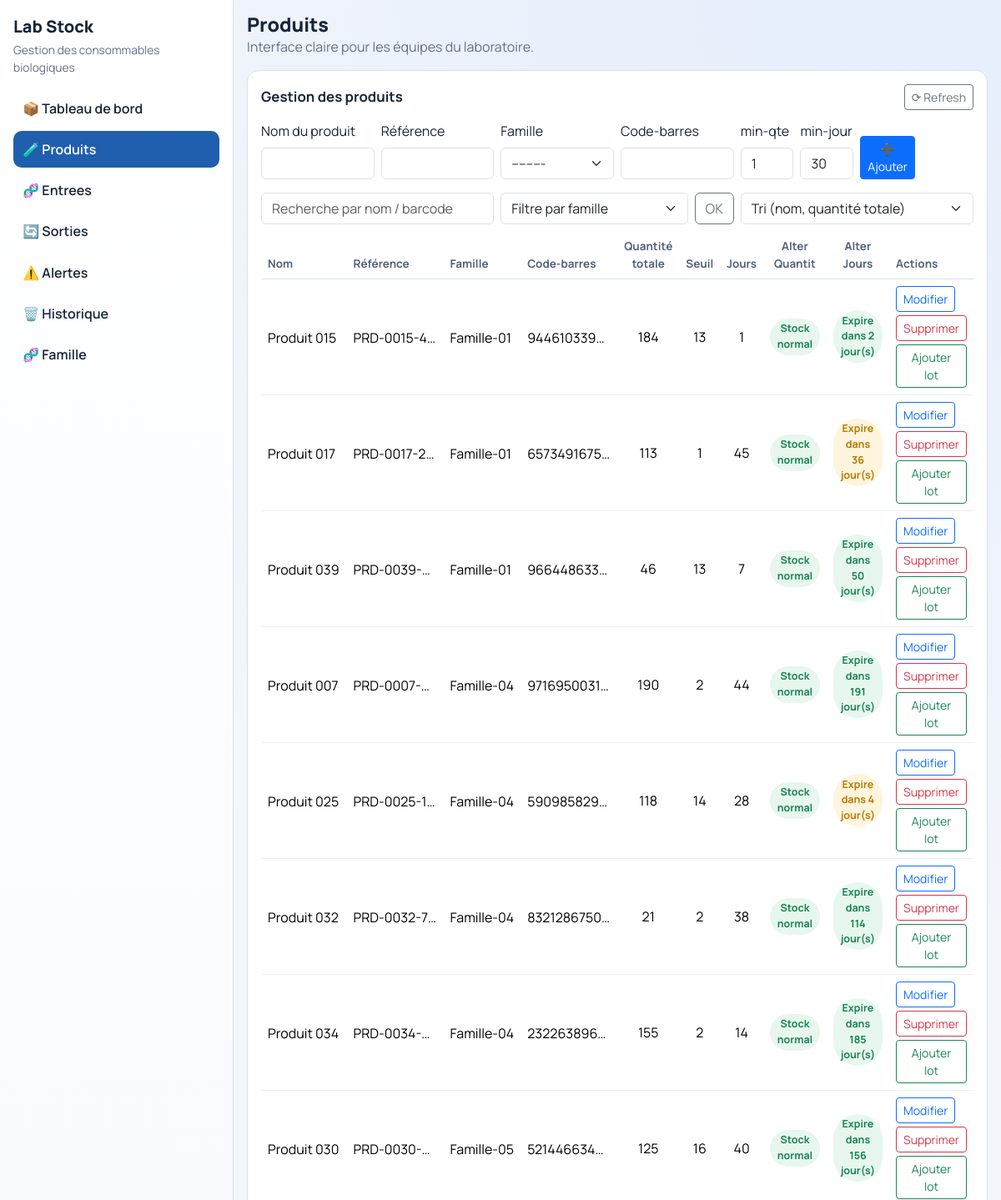
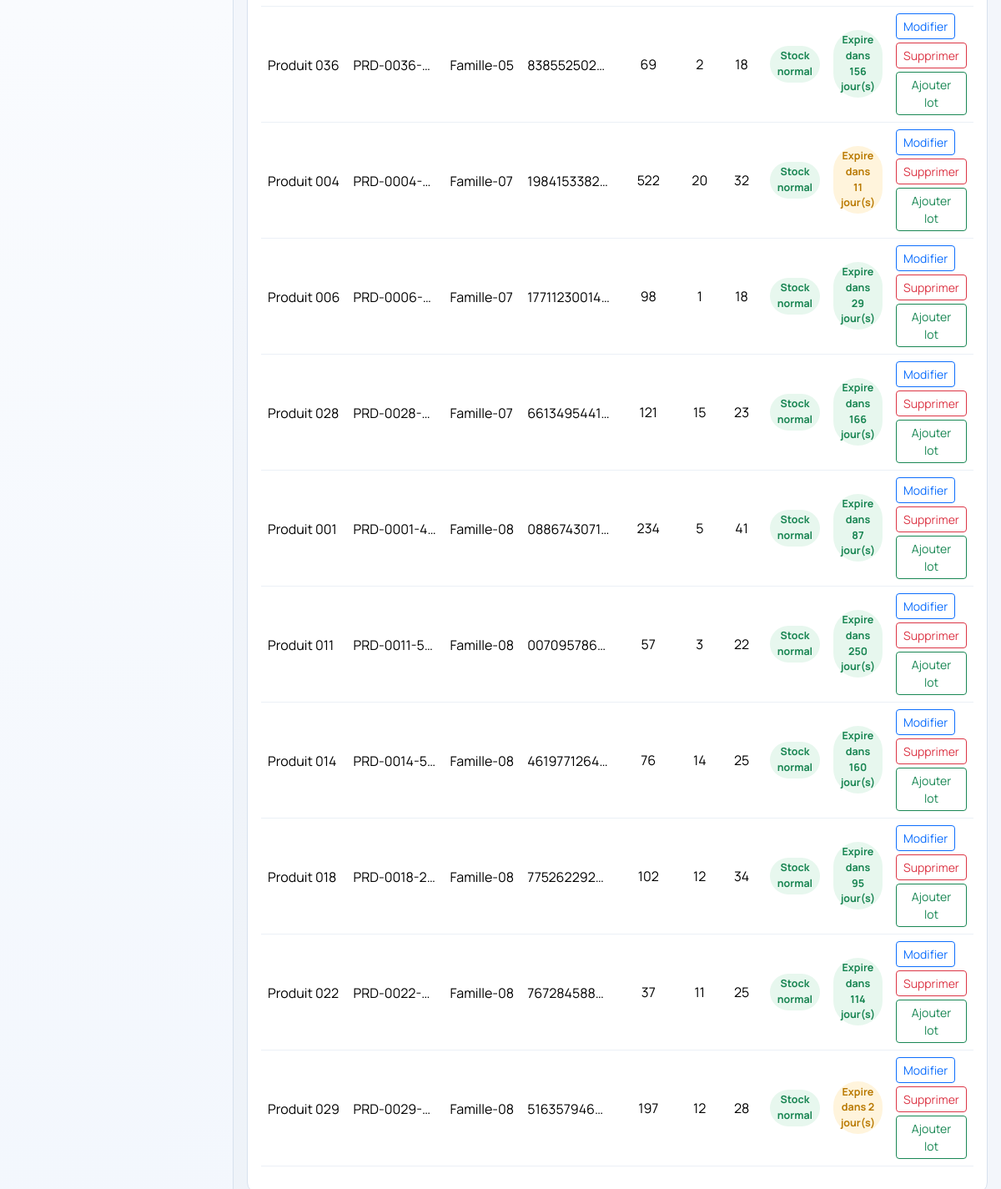
Screenshot of /products/ with the database file from the repository (2 pictures, top to bottom).
### core/models.py (models this page shows, shortened)
class Famille(models.Model):
    nom = models.CharField(max_length=100, unique=True)
    def __str__(self):
        return self.nom

class Produit(models.Model):
    reference = models.CharField(
        max_length=100,
        unique=True,
        verbose_name="Référence"
    )
    nom = models.CharField(
        max_length=255,
        blank=True,
        null=True,
        verbose_name="Nom du produit"
    )
    barcode = models.CharField(
        max_length=100,
        unique=True,
        verbose_name="Code-barres"
    )
    famille = models.ForeignKey(
        Famille,
        on_delete=models.PROTECT,
        related_name="produits"
    )
    nbr_days_alert = models.PositiveIntegerField(
        default=30,
        verbose_name="Jours avant alerte péremption"
    )
    nbr_qnt_alert = models.PositiveIntegerField(
        default=1,
        verbose_name="Seuil stock minimum"
    )

### core/views.py (the view)
# urls.py: path('products/',products ,name='products'),
def products(request):
    active_page = "products"
    selected_famille_id = (request.GET.get("famille") or "").strip()
    if request.method == "POST":
        action = request.POST.get("action", "add_product")
        if action == "delete_product":
            product_id = request.POST.get("product_id")
            product = Produit.objects.filter(id=product_id).first()
            if not product:
                messages.error(request, "Produit introuvable.")
                return redirect("products")
            product_ref = product.reference
            lots_count = product.lots.count()
            product.delete()
            bump_data_version()
            messages.success(
                request,
                f"Produit {product_ref} supprime avec {lots_count} lot(s) associe(s).",
            )
            return redirect("products")
        form = ProductForm(request.POST)
        if form.is_valid():
            form.save()
            bump_data_version()
            return redirect("products")
    else:
        form = ProductForm()
    produits_qs = (
        Produit.objects
        .select_related("famille")
        .annotate(stock_total=Sum("lots__quantite"))
    )
    if selected_famille_id:
        produits_qs = produits_qs.filter(famille_id=selected_famille_id)
    today = date.today()
    items = []
    for p in produits_qs:
        stock = p.stock_total or 0
        if stock <= 0:
            stock_level = "danger"
            stock_label = "Rupture de stock"
        elif stock <= p.nbr_qnt_alert:
            stock_level = "near"
            stock_label = "Seuil de stock atteint"
        else:
            stock_level = "ok"
            stock_label = "Stock normal"
        if stock <= 0:
            exp_level = "ok"
            exp_label = "Pas de stock"
        else:
            next_lot = p.lots.filter(quantite__gt=0).order_by("date_fin").first()
            if not next_lot:
                exp_level = "ok"
                exp_label = "Aucune date de péremption"
            else:
                days_left = (next_lot.date_fin - today).days
                if days_left < 0:
                    exp_level = "danger"
                    exp_label = "Produit expiré"
                elif days_left == 0:
                    exp_level = "danger"
                    exp_label = "Expire aujourd’hui"
                elif days_left <= p.nbr_days_alert:
                    exp_level = "near"
                    exp_label = f"Expire dans {days_left} jour(s)"
                else:
                    exp_level = "ok"
                    exp_label = f"Expire dans {days_left} jour(s)"
        items.append({
            "id": p.id,
            "nom": p.nom,
            "reference": p.reference,
            "barcode": p.barcode,
            "famille": p.famille,
            "stock_total": stock,
            "nbr_qnt_alert": p.nbr_qnt_alert,
            "nbr_days_alert": p.nbr_days_alert,
            "stock_level": stock_level,
            "stock_label": stock_label,
            "exp_level": exp_level,
            "exp_label": exp_label,
        })
    familles = Famille.objects.all().order_by("nom")
    return render(
        request,
        "products.html",
        {
            "active_page": active_page,
            "products": items,   # ⚠️ items وليس queryset
            "form": form,
            "familles": familles,
            "selected_famille_id": selected_famille_id,
        }
    )

### core/forms.py (shortened to what this page needs)
class ProductForm(forms.ModelForm):
    class Meta:
        model = Produit
        fields = [
            "nom",
            "reference",
            "famille",
            "barcode",
            "nbr_qnt_alert",
            "nbr_days_alert",
        ]
        widgets = {
            "nom": forms.TextInput(attrs={"class": "form-control"}),
            "reference": forms.TextInput(attrs={"class": "form-control"}),
            "famille": forms.Select(attrs={"class": "form-select"}),
            "barcode": forms.TextInput(attrs={"class": "form-control"}),
            "nbr_qnt_alert": forms.NumberInput(attrs={"class": "form-control", "min": 0}),
            "nbr_days_alert": forms.NumberInput(attrs={"class": "form-control", "min": 0}),
        }

### core/views.py (called while the page is built)
def updates_stream(request):
    def stream():
        last_sent = get_data_version()
        yield f"event: init\ndata: {last_sent}\n\n"
        while True:
            time.sleep(1)
            current = get_data_version()
            if current != last_sent:
                last_sent = current
                yield f"event: data-update\ndata: {current}\n\n"
    response = StreamingHttpResponse(stream(), content_type="text/event-stream")
    response["Cache-Control"] = "no-cache"
    response["X-Accel-Buffering"] = "no"
    return response

### templates/products.html (shortened to what this page needs)
{% extends "base.html" %}
{% block page_title %}Produits{% endblock %}
{% block content %}
<div class="panel mb-3">
  <div class="panel-header">
    <h3>Gestion des produits</h3>
    <a class="btn btn-sm btn-outline-secondary" href="{% url 'products' %}">⟳ Refresh</a>
  </div>
  <form method="post" class="row g-2 mb-3">
    <div class="col-12 col-md-2">
      <label class="form-label">Nom du produit</label>
      {{ form.nom }}
    </div>
    <div class="col-12 col-md-2">
      <label class="form-label">Référence</label>
      {{ form.reference }}
    </div>
    <div class="col-12 col-md-2">
      <label class="form-label">Famille</label>
            {{ form.famille }}
              </div>
    <div class="col-12 col-md-2">
      <label class="form-label">Code-barres</label>
      {{ form.barcode }}
    </div>
    <div class="col-6 col-md-1">
      <label class="form-label">min-qte</label>
      {{ form.nbr_qnt_alert }}
    </div>
    <div class="col-6 col-md-1">
      <label class="form-label">min-jour</label>
      {{ form.nbr_days_alert }}
    </div>
    <div class="col-12 col-md-1 d-grid align-items-end">
      <button class="btn btn-sm btn-primary" type="submit">➕ Ajouter</button>
    </div>
  </form>
  <div class="row g-2 mb-2">
    <div class="col-12 col-md-4">
      <input type="search" class="form-control" placeholder="Recherche par nom / barcode" data-search="products-table">
    </div>
    <div class="col-6 col-md-4">
      <form method="get" class="d-flex gap-2">
        <select name="famille" class="form-select">
          <option value="">Filtre par famille</option>
        </select>
        <button class="btn btn-outline-secondary" type="submit">OK</button>
      </form>
    </div>
    <div class="col-6 col-md-4">
      <select class="form-select" data-sort="products-table">
        <option value="">Tri (nom, quantité totale)</option>
      </select>
    </div>
  </div>
  <div class="table-responsive">
    <table class="table table-modern align-middle" id="products-table">
      <thead>
        <tr>
          <th data-col="name">Nom</th>
          <th>Référence</th>
          <th>Famille</th>
          <th>Code-barres</th>
          <th data-col="qty" style="text-align:center;">Quantité totale</th>
          <th style="text-align:center;">Seuil</th>
          <th style="text-align:center;">Jours</th>
                    <th style="text-align:center;">Alter Quantit</th>
          <th style="text-align:center;">Alter Jours</th>
          <th>Actions</th>
        </tr>
      </thead>
      <tbody>
     {% for item in products %}
<tr>
  <td>
  <span class="truncate" title="{{ item.nom }}">
    {{ item.nom }}
  </span>
</td>
<td>
  <span class="truncate" title="{{ item.reference }}">
    {{ item.reference }}
  </span>
</td>
<td>
  <span class="truncate" title="{{ item.famille.nom }}">
    {{ item.famille.nom }}
  </span>
</td>
<td>
  <span class="truncate" title="{{ item.barcode }}">
    {{ item.barcode }}
  </span>
</td>
  <td style="text-align:center;">{{ item.stock_total }}</td>
  <td style="text-align:center;">{{ item.nbr_qnt_alert }}</td>
  <td style="text-align:center;">{{ item.nbr_days_alert }}</td>
  <td style="text-align:center;">
    {% if item.stock_level == 'danger' %}
      <a href="{% url 'alerts' %}?kind=stock&q={{ item.barcode|urlencode }}" class="status-pill danger text-decoration-none">{{ item.stock_label }}</a>
    {% elif item.stock_level == 'near' %}
      <a href="{% url 'alerts' %}?kind=stock&q={{ item.barcode|urlencode }}" class="status-pill near text-decoration-none">{{ item.stock_label }}</a>
    {% else %}
      <a href="{% url 'alerts' %}?kind=stock&q={{ item.barcode|urlencode }}" class="status-pill ok text-decoration-none">{{ item.stock_label }}</a>
    {% endif %}
  </td>
  <td style="text-align:center;" >
    {% if item.exp_level == 'danger' %}
      <a href="{% url 'alerts' %}?kind=expiry&q={{ item.barcode|urlencode }}" class="status-pill danger text-decoration-none">{{ item.exp_label }}</a>
    {% elif item.exp_level == 'near' %}
      <a href="{% url 'alerts' %}?kind=expiry&q={{ item.barcode|urlencode }}" class="status-pill near text-decoration-none">{{ item.exp_label }}</a>
    {% else %}
      <a href="{% url 'alerts' %}?kind=expiry&q={{ item.barcode|urlencode }}" class="status-pill ok text-decoration-none">{{ item.exp_label }}</a>
    {% endif %}
  </td>
  <td>
    <div class="d-flex gap-1 flex-wrap">
      <a href="{% url 'product_edit' item.id %}" class="btn btn-sm btn-outline-primary">
        Modifier
      </a>
      <form method="post"
            action=""
            onsubmit="return confirm('Supprimer / archiver ce produit ?');">
        <button class="btn btn-sm btn-outline-danger" type="submit">
          Supprimer
        </button>
      </form>
      <a href="{% url 'lots' %}?product={{ item.id }}"
         class="btn btn-sm btn-outline-success">
        Ajouter lot
      </a>
    </div>
  </td>
</tr>
{% empty %}
<tr>
  <td colspan="9" class="text-center text-muted">
    Aucun produit.
  </td>
</tr>
{% endfor %}
      </tbody>
    </table>
  </div>
</div>
{% endblock %}

### templates/base.html (shortened to what this page needs)
{% load static %}
<!DOCTYPE html>
<html lang="fr">
<head>
  <link href="https://cdn.jsdelivr.net/npm/bootstrap@5.3.2/dist/css/bootstrap.min.css" rel="stylesheet">
  <link rel="stylesheet" href="{% static 'style/app.css' %}">
</head>
<body>
  <div class="app-shell">
    <aside class="sidebar" id="sidebar">
      <div class="brand-wrap">
        <h5 class="brand">Lab Stock</h5>
        <p class="brand-sub">Gestion des consommables biologiques</p>
      </div>
      <nav class="nav flex-column nav-app">
        <a class="nav-link {% if active_page == 'dashboard' %}active{% endif %}" href="{% url 'dashboard' %}">📦 Tableau de bord</a>
        <a class="nav-link {% if active_page == 'products' %}active{% endif %}" href="{% url 'products' %}">🧪 Produits</a>
        <a class="nav-link {% if active_page == 'lots' %}active{% endif %}" href="{% url 'lots' %}">🧬 Entrees</a>
        <a class="nav-link {% if active_page == 'movements' %}active{% endif %}" href="{% url 'movements' %}">🔄 Sorties</a>
        <a class="nav-link {% if active_page == 'alerts' %}active{% endif %}" href="{% url 'alerts' %}">⚠️ Alertes</a>
        <a class="nav-link {% if active_page == 'historique' %}active{% endif %}" href="{% url 'historique' %}">🗑️ Historique</a>
        <a class="nav-link {% if active_page == 'famille' %}active{% endif %}" href="{% url 'famille' %}">🧬 Famille</a>
      </nav>
    </aside>
    <main class="content-area">
      <header class="topbar">
        <div>
          <h1 class="page-title">{% block page_title %}Tableau de bord{% endblock %}</h1>
          <p class="page-subtitle mb-0">Interface claire pour les équipes du laboratoire.</p>
        </div>
      </header>
      <section class="page-content">
        {% block content %}{% endblock %}
      </section>
    </main>
  </div>
</body>
</html>

### static/style/app.css (style rules this page uses)
:root { --bg: #f3f6fb; --panel: #ffffff; --text: #16253a; --muted: #617087; --line: #d7e1ee; --primary: #1f5fae; --primary-soft: #e9f1fd; --danger: #b4232f; --warning: #b97900; --ok: #178451; }
* { box-sizing: border-box; }
body { margin: 0; font-family: "Manrope", sans-serif; color: var(--text); background: radial-gradient(circle at 90% 0%, #e6eefc 0%, transparent 38%), radial-gradient(circle at 0% 100%, #edf2f8 0%, transparent 38%), var(--bg); }
.app-shell { min-height: 100vh; display: grid; grid-template-columns: 280px 1fr; }
.sidebar { border-right: 1px solid var(--line); background: linear-gradient(180deg, #ffffff 0%, #f3f7fd 100%); padding: 1.25rem 1rem; }
.brand-wrap { margin-bottom: 1rem; }
.brand { margin: 0; font-weight: 800; }
.brand-sub { margin: 0.4rem 0 0; color: var(--muted); font-size: 0.86rem; }
.nav-app .nav-link { color: var(--text); border-radius: 10px; padding: 0.62rem 0.7rem; margin-bottom: 0.34rem; font-weight: 600; }
.nav-app .nav-link.active { background: var(--primary); color: #fff; }
.content-area { padding: 1rem; }
.topbar { display: flex; align-items: center; gap: 1rem; margin-bottom: 1rem; }
.page-title { margin: 0; font-size: 1.45rem; font-weight: 800; }
.page-subtitle { color: var(--muted); }
.page-content { animation: fade-in 0.25s ease; }
.panel, .kpi-card { background: var(--panel); border: 1px solid var(--line); border-radius: 14px; padding: 1rem; }
.panel-header { display: flex; align-items: center; justify-content: space-between; gap: 0.9rem; margin-bottom: 0.85rem; }
.panel-header h3 { margin: 0; font-size: 1.05rem; font-weight: 700; }
.table-modern thead th { border-bottom: 1px solid var(--line); color: #50627b; font-size: 0.84rem; font-weight: 700; }
.table-modern tbody td { border-color: #ebf0f6; }
.status-pill { display: inline-block; font-size: 0.78rem; border-radius: 999px; padding: 0.2rem 0.55rem; font-weight: 700; }
.status-pill.ok { background: #e7f7ee; color: var(--ok); }
.status-pill.near { background: #fff4dc; color: var(--warning); }
.truncate { display: inline-block; max-width: 100px; white-space: nowrap; overflow: hidden; text-overflow: ellipsis; vertical-align: middle; cursor: help; }

### rows the page displays
Famille: nom "Produit 015", reference "PRD-0015-4…", famille.nom "Famille-01", barcode "944610339…", stock_total "184", nbr_qnt_alert "13", nbr_days_alert "1", stock_label "Stock normal", exp_label "Expire dans 2 jour(s)", nom "Produit 017", reference "PRD-0017-2…", barcode "6573491675…", stock_total "113", nbr_qnt_alert "1", nbr_days_alert "45", exp_label "Expire dans 36 jour(s)", nom "Produit 039", reference "PRD-0039-…", barcode "966448633…", stock_total "46", nbr_days_alert "7", exp_label "Expire dans 50 jour(s)"
Famille: nom "Produit 007", reference "PRD-0007-…", famille.nom "Famille-04", barcode "9716950031…", stock_total "190", nbr_qnt_alert "2", nbr_days_alert "44", stock_label "Stock normal", exp_label "Expire dans 191 jour(s)", nom "Produit 025", reference "PRD-0025-1…", barcode "590985829…", stock_total "118", nbr_qnt_alert "14", nbr_days_alert "28", exp_label "Expire dans 4 jour(s)", nom "Produit 032", reference "PRD-0032-7…", barcode "8321286750…", stock_total "21", nbr_days_alert "38", exp_label "Expire dans 114 jour(s)", nom "Produit 034", reference "PRD-0034-…", barcode "232263896…", stock_total "155", nbr_days_alert "14", exp_label "Expire dans 185 jour(s)"
Famille: nom "Produit 030", reference "PRD-0030-…", famille.nom "Famille-05", barcode "521446634…", stock_total "125", nbr_qnt_alert "16", nbr_days_alert "40", stock_label "Stock normal", exp_label "Expire dans 156 jour(s)", nom "Produit 036", reference "PRD-0036-…", barcode "838552502…", stock_total "69", nbr_qnt_alert "2", nbr_days_alert "18"
Famille: nom "Produit 004", reference "PRD-0004-…", famille.nom "Famille-07", barcode "1984153382…", stock_total "522", nbr_qnt_alert "20", nbr_days_alert "32", stock_label "Stock normal", exp_label "Expire dans 11 jour(s)", nom "Produit 006", reference "PRD-0006-…", barcode "17711230014…", stock_total "98", nbr_qnt_alert "1", nbr_days_alert "18", exp_label "Expire dans 29 jour(s)", nom "Produit 028", reference "PRD-0028-…", barcode "6613495441…", stock_total "121", nbr_qnt_alert "15", nbr_days_alert "23", exp_label "Expire dans 166 jour(s)"
Famille: nom "Produit 001", reference "PRD-0001-4…", famille.nom "Famille-08", barcode "0886743071…", stock_total "234", nbr_qnt_alert "5", nbr_days_alert "41", stock_label "Stock normal", exp_label "Expire dans 87 jour(s)", nom "Produit 011", reference "PRD-0011-5…", barcode "007095786…", stock_total "57", nbr_qnt_alert "3", nbr_days_alert "22", exp_label "Expire dans 250 jour(s)", nom "Produit 014", reference "PRD-0014-5…", barcode "4619771264…", stock_total "76", nbr_qnt_alert "14", nbr_days_alert "25", exp_label "Expire dans 160 jour(s)", nom "Produit 018", reference "PRD-0018-2…", barcode "775262292…", stock_total "102", nbr_qnt_alert "12", nbr_days_alert "34", exp_label "Expire dans 95 jour(s)", nom "Produit 022", reference "PRD-0022-…", barcode "767284588…", stock_total "37", nbr_qnt_alert "11", exp_label "Expire dans 114 jour(s)", nom "Produit 029", reference "PRD-0029-…", barcode "516357946…", stock_total "197", nbr_days_alert "28", exp_label "Expire dans 2 jour(s)"
